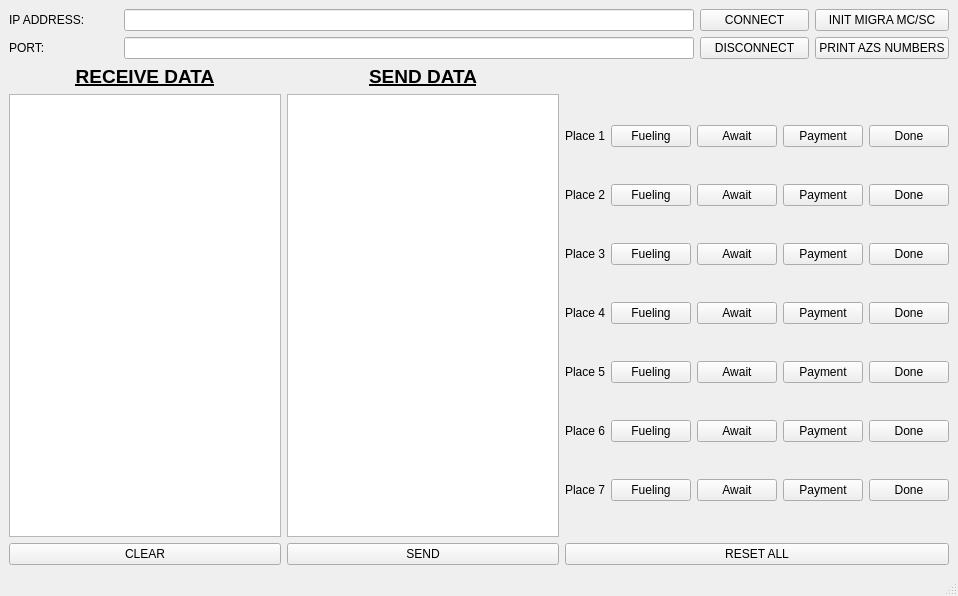
<?xml version="1.0" encoding="UTF-8"?>
<ui version="4.0">
 <class>MainWindow</class>
 <widget class="QMainWindow" name="MainWindow">
  <property name="geometry">
   <rect>
    <x>0</x>
    <y>0</y>
    <width>958</width>
    <height>596</height>
   </rect>
  </property>
  <property name="windowTitle">
   <string>MainWindow</string>
  </property>
  <widget class="QWidget" name="centralwidget">
   <layout class="QGridLayout" name="gridLayout">
    <item row="7" column="0" colspan="8">
     <layout class="QGridLayout" name="gridLayout_2">
      <item row="2" column="1">
       <widget class="QPushButton" name="pushButtonSEND">
        <property name="text">
         <string>SEND</string>
        </property>
       </widget>
      </item>
      <item row="2" column="0">
       <widget class="QPushButton" name="pushButton_29">
        <property name="text">
         <string>CLEAR</string>
        </property>
       </widget>
      </item>
      <item row="1" column="0">
       <widget class="QTextEdit" name="inDATA"/>
      </item>
      <item row="0" column="0">
       <widget class="QLabel" name="label_2">
        <property name="sizePolicy">
         <sizepolicy hsizetype="Expanding" vsizetype="Preferred">
          <horstretch>0</horstretch>
          <verstretch>0</verstretch>
         </sizepolicy>
        </property>
        <property name="font">
         <font>
          <pointsize>14</pointsize>
          <weight>75</weight>
          <bold>true</bold>
          <underline>true</underline>
         </font>
        </property>
        <property name="text">
         <string>RECEIVE DATA</string>
        </property>
        <property name="alignment">
         <set>Qt::AlignCenter</set>
        </property>
       </widget>
      </item>
      <item row="1" column="1">
       <widget class="QTextEdit" name="outDATA"/>
      </item>
      <item row="0" column="1">
       <widget class="QLabel" name="label">
        <property name="sizePolicy">
         <sizepolicy hsizetype="Expanding" vsizetype="Preferred">
          <horstretch>0</horstretch>
          <verstretch>0</verstretch>
         </sizepolicy>
        </property>
        <property name="font">
         <font>
          <pointsize>14</pointsize>
          <weight>75</weight>
          <bold>true</bold>
          <underline>true</underline>
         </font>
        </property>
        <property name="text">
         <string>SEND DATA</string>
        </property>
        <property name="alignment">
         <set>Qt::AlignCenter</set>
        </property>
       </widget>
      </item>
      <item row="1" column="2">
       <layout class="QGridLayout" name="gridLayout_12">
        <item row="5" column="0">
         <widget class="QLabel" name="label_8">
          <property name="text">
           <string>Place 6</string>
          </property>
         </widget>
        </item>
        <item row="0" column="1">
         <widget class="QPushButton" name="pushButton">
          <property name="text">
           <string>Fueling</string>
          </property>
         </widget>
        </item>
        <item row="0" column="2">
         <widget class="QPushButton" name="pushButton_2">
          <property name="text">
           <string>Await</string>
          </property>
         </widget>
        </item>
        <item row="0" column="4">
         <widget class="QPushButton" name="pushButton_4">
          <property name="text">
           <string>Done</string>
          </property>
         </widget>
        </item>
        <item row="1" column="0">
         <widget class="QLabel" name="label_3">
          <property name="text">
           <string>Place 2</string>
          </property>
         </widget>
        </item>
        <item row="0" column="3">
         <widget class="QPushButton" name="pushButton_3">
          <property name="text">
           <string>Payment</string>
          </property>
         </widget>
        </item>
        <item row="4" column="0">
         <widget class="QLabel" name="label_7">
          <property name="text">
           <string>Place 5</string>
          </property>
         </widget>
        </item>
        <item row="3" column="0">
         <widget class="QLabel" name="label_6">
          <property name="text">
           <string>Place 4</string>
          </property>
         </widget>
        </item>
        <item row="2" column="0">
         <widget class="QLabel" name="label_5">
          <property name="text">
           <string>Place 3</string>
          </property>
         </widget>
        </item>
        <item row="1" column="1">
         <widget class="QPushButton" name="f2">
          <property name="text">
           <string>Fueling</string>
          </property>
         </widget>
        </item>
        <item row="1" column="2">
         <widget class="QPushButton" name="a2">
          <property name="text">
           <string>Await</string>
          </property>
         </widget>
        </item>
        <item row="1" column="3">
         <widget class="QPushButton" name="p2">
          <property name="text">
           <string>Payment</string>
          </property>
         </widget>
        </item>
        <item row="1" column="4">
         <widget class="QPushButton" name="d2">
          <property name="text">
           <string>Done</string>
          </property>
         </widget>
        </item>
        <item row="2" column="1">
         <widget class="QPushButton" name="f3">
          <property name="text">
           <string>Fueling</string>
          </property>
         </widget>
        </item>
        <item row="3" column="1">
         <widget class="QPushButton" name="f4">
          <property name="text">
           <string>Fueling</string>
          </property>
         </widget>
        </item>
        <item row="4" column="1">
         <widget class="QPushButton" name="f5">
          <property name="text">
           <string>Fueling</string>
          </property>
         </widget>
        </item>
        <item row="5" column="1">
         <widget class="QPushButton" name="f6">
          <property name="text">
           <string>Fueling</string>
          </property>
         </widget>
        </item>
        <item row="6" column="1">
         <widget class="QPushButton" name="f7">
          <property name="text">
           <string>Fueling</string>
          </property>
         </widget>
        </item>
        <item row="2" column="2">
         <widget class="QPushButton" name="a3">
          <property name="text">
           <string>Await</string>
          </property>
         </widget>
        </item>
        <item row="2" column="3">
         <widget class="QPushButton" name="p3">
          <property name="text">
           <string>Payment</string>
          </property>
         </widget>
        </item>
        <item row="2" column="4">
         <widget class="QPushButton" name="d3">
          <property name="text">
           <string>Done</string>
          </property>
         </widget>
        </item>
        <item row="3" column="2">
         <widget class="QPushButton" name="a4">
          <property name="text">
           <string>Await</string>
          </property>
         </widget>
        </item>
        <item row="3" column="3">
         <widget class="QPushButton" name="p4">
          <property name="text">
           <string>Payment</string>
          </property>
         </widget>
        </item>
        <item row="3" column="4">
         <widget class="QPushButton" name="d4">
          <property name="text">
           <string>Done</string>
          </property>
         </widget>
        </item>
        <item row="4" column="2">
         <widget class="QPushButton" name="a5">
          <property name="text">
           <string>Await</string>
          </property>
         </widget>
        </item>
        <item row="5" column="2">
         <widget class="QPushButton" name="a6">
          <property name="text">
           <string>Await</string>
          </property>
         </widget>
        </item>
        <item row="6" column="2">
         <widget class="QPushButton" name="a7">
          <property name="text">
           <string>Await</string>
          </property>
         </widget>
        </item>
        <item row="4" column="3">
         <widget class="QPushButton" name="p5">
          <property name="text">
           <string>Payment</string>
          </property>
         </widget>
        </item>
        <item row="5" column="3">
         <widget class="QPushButton" name="p6">
          <property name="text">
           <string>Payment</string>
          </property>
         </widget>
        </item>
        <item row="6" column="3">
         <widget class="QPushButton" name="p7">
          <property name="text">
           <string>Payment</string>
          </property>
         </widget>
        </item>
        <item row="4" column="4">
         <widget class="QPushButton" name="d5">
          <property name="text">
           <string>Done</string>
          </property>
         </widget>
        </item>
        <item row="5" column="4">
         <widget class="QPushButton" name="d6">
          <property name="text">
           <string>Done</string>
          </property>
         </widget>
        </item>
        <item row="6" column="4">
         <widget class="QPushButton" name="d7">
          <property name="text">
           <string>Done</string>
          </property>
         </widget>
        </item>
        <item row="6" column="0">
         <widget class="QLabel" name="label_9">
          <property name="text">
           <string>Place 7</string>
          </property>
         </widget>
        </item>
        <item row="0" column="0">
         <widget class="QLabel" name="label_4">
          <property name="text">
           <string>Place 1</string>
          </property>
         </widget>
        </item>
       </layout>
      </item>
      <item row="2" column="2">
       <widget class="QPushButton" name="pushButton_30">
        <property name="text">
         <string>RESET ALL</string>
        </property>
       </widget>
      </item>
     </layout>
    </item>
    <item row="0" column="0">
     <layout class="QVBoxLayout" name="verticalLayout">
      <item>
       <widget class="QLabel" name="labelIP">
        <property name="text">
         <string>IP ADDRESS:</string>
        </property>
       </widget>
      </item>
     </layout>
    </item>
    <item row="1" column="0">
     <widget class="QLabel" name="labelPORT">
      <property name="text">
       <string>PORT:</string>
      </property>
     </widget>
    </item>
    <item row="0" column="7">
     <layout class="QVBoxLayout" name="verticalLayout_2">
      <item>
       <widget class="QPushButton" name="pushButtonINIT">
        <property name="text">
         <string>INIT MIGRA MC/SC</string>
        </property>
       </widget>
      </item>
     </layout>
    </item>
    <item row="1" column="7">
     <widget class="QPushButton" name="pushButtonDONT">
      <property name="text">
       <string>PRINT AZS NUMBERS</string>
      </property>
     </widget>
    </item>
    <item row="0" column="6">
     <widget class="QPushButton" name="pushButtonCONN">
      <property name="text">
       <string>CONNECT</string>
      </property>
     </widget>
    </item>
    <item row="1" column="6">
     <widget class="QPushButton" name="pushButtonDICONN">
      <property name="text">
       <string>DISCONNECT</string>
      </property>
     </widget>
    </item>
    <item row="1" column="1" colspan="5">
     <widget class="QLineEdit" name="lineEditPORT"/>
    </item>
    <item row="0" column="1" colspan="5">
     <widget class="QLineEdit" name="lineEditIP"/>
    </item>
   </layout>
  </widget>
  <widget class="QMenuBar" name="menubar">
   <property name="geometry">
    <rect>
     <x>0</x>
     <y>0</y>
     <width>958</width>
     <height>22</height>
    </rect>
   </property>
  </widget>
  <widget class="QStatusBar" name="statusbar"/>
 </widget>
 <resources/>
 <connections/>
</ui>
